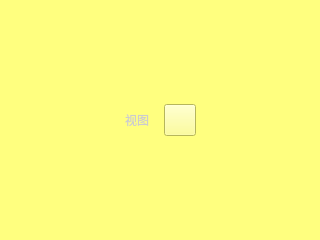
<?xml version="1.0" encoding="UTF-8"?>
<ui version="4.0">
 <class>ChangeView</class>
 <widget class="QWidget" name="ChangeView">
  <property name="geometry">
   <rect>
    <x>0</x>
    <y>0</y>
    <width>320</width>
    <height>240</height>
   </rect>
  </property>
  <property name="minimumSize">
   <size>
    <width>320</width>
    <height>240</height>
   </size>
  </property>
  <property name="maximumSize">
   <size>
    <width>320</width>
    <height>240</height>
   </size>
  </property>
  <property name="windowTitle">
   <string>ChangeView</string>
  </property>
  <property name="styleSheet">
   <string notr="true">background-color: rgb(255, 255, 127);</string>
  </property>
  <layout class="QVBoxLayout" name="verticalLayout">
   <item>
    <layout class="QHBoxLayout" name="horizontalLayout">
     <property name="spacing">
      <number>15</number>
     </property>
     <item>
      <spacer name="horizontalSpacer">
       <property name="orientation">
        <enum>Qt::Horizontal</enum>
       </property>
       <property name="sizeHint" stdset="0">
        <size>
         <width>40</width>
         <height>20</height>
        </size>
       </property>
      </spacer>
     </item>
     <item>
      <widget class="QLabel" name="label">
       <property name="styleSheet">
        <string notr="true">color: rgb(204, 204, 204);
font: 14px &quot;微软雅黑&quot;;</string>
       </property>
       <property name="text">
        <string>视图</string>
       </property>
      </widget>
     </item>
     <item>
      <widget class="QPushButton" name="pushButton">
       <property name="minimumSize">
        <size>
         <width>32</width>
         <height>32</height>
        </size>
       </property>
       <property name="maximumSize">
        <size>
         <width>32</width>
         <height>32</height>
        </size>
       </property>
       <property name="styleSheet">
        <string notr="true">QPushButton{
border-image: url(:/ctrl/img/ctrl/change_big_screen.png);
}

QPushButton:hover{
border-image: url(:/ctrl/img/ctrl/change_big_screen_hover.png);
}

QPushButton:pressed{
border-image: url(:/ctrl/img/ctrl/change_big_screen_hover.png);
}
</string>
       </property>
       <property name="text">
        <string/>
       </property>
      </widget>
     </item>
     <item>
      <spacer name="horizontalSpacer_2">
       <property name="orientation">
        <enum>Qt::Horizontal</enum>
       </property>
       <property name="sizeHint" stdset="0">
        <size>
         <width>40</width>
         <height>20</height>
        </size>
       </property>
      </spacer>
     </item>
    </layout>
   </item>
  </layout>
 </widget>
 <layoutdefault spacing="6" margin="11"/>
 <resources>
  <include location="../../VLive/VLive.qrc"/>
 </resources>
 <connections/>
</ui>
